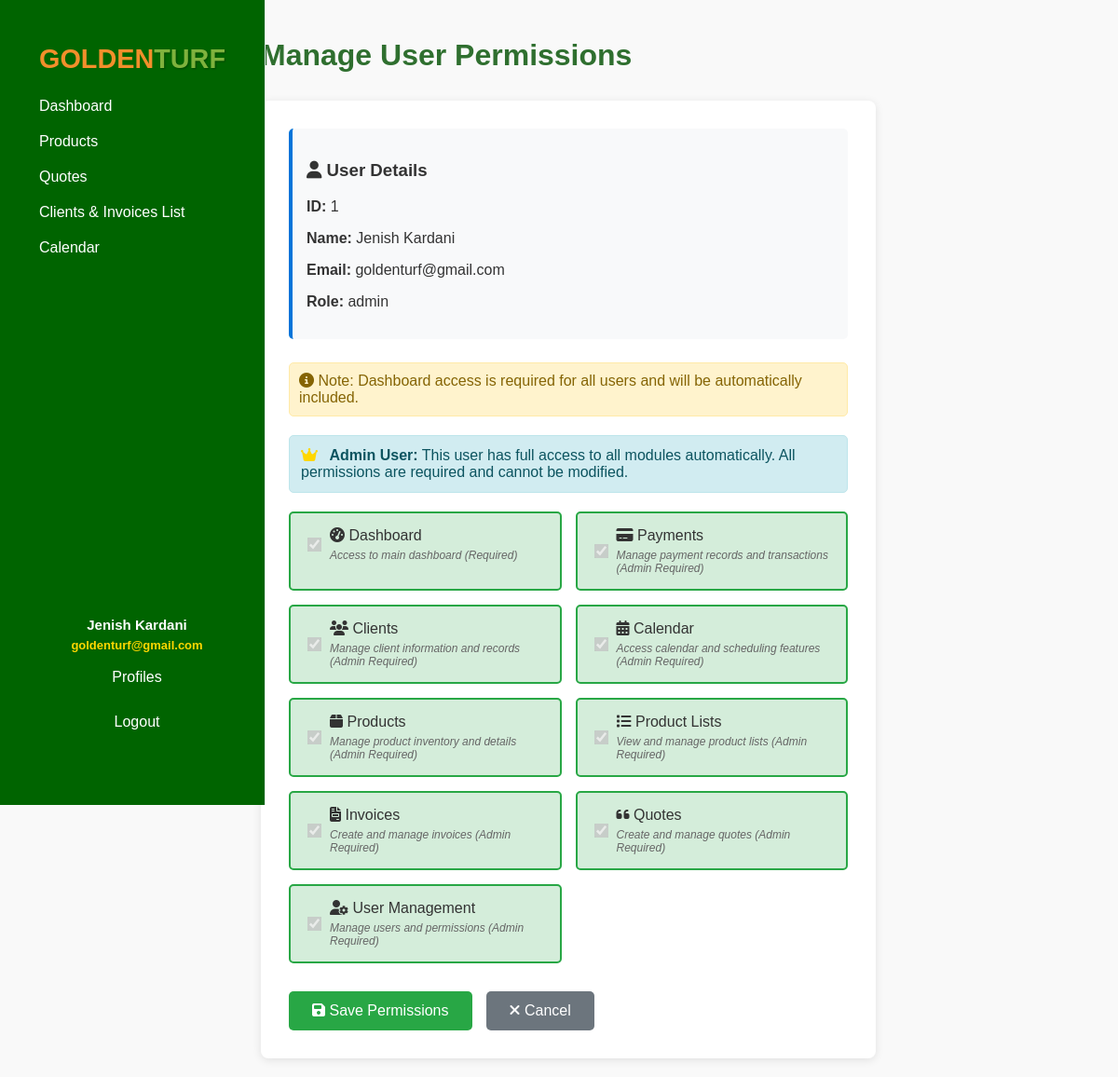
Screenshot of /manage_permissions/1 (signed in) with the database file from the repository.
### tables this page shows
CREATE TABLE "users" (
                id INTEGER PRIMARY KEY AUTOINCREMENT,
                name TEXT NOT NULL,
                email TEXT NOT NULL UNIQUE,
                password_hash BLOB,
                reset_token TEXT,
                token_expiry TEXT,
                role TEXT DEFAULT 'user',
                verification_code TEXT,
                permissions TEXT DEFAULT 'dashboard'
            );

### app.py (the view, shortened to what this page needs)
@app.route('/manage_permissions/<int:user_id>', methods=['GET', 'POST'])
def manage_permissions(user_id):
    if 'user_id' not in session: return redirect(url_for('login'))
    if not has_permission('profiles'): return render_template('access_restricted.html')
    user = db_exec('SELECT id, name, email, role, permissions FROM users WHERE id = ?', (user_id,), 'one')
    if not user: flash('User not found'); return redirect(url_for('profiles'))
    current_permissions = (user[4] or '').split(',') if user[4] else []
    return render_template('manage_permissions.html', user=user, current_permissions=current_permissions)

### templates/manage_permissions.html (shortened to what this page needs)
<!DOCTYPE html>
<html lang="en">
    <head>
        <link rel="stylesheet" href="{{ url_for('static', filename='dashboard.css') }}" />
        <link rel="stylesheet" href="https://cdnjs.cloudflare.com/ajax/libs/font-awesome/6.4.0/css/all.min.css" />
    </head>
    <body>
        <div id="main_content" class="main_content_container">
            <header id="page_header">
                <h1>Manage User Permissions</h1>
            </header>
            <form method="POST" action="{{ url_for('manage_permissions', user_id=user[0]) }}" id="frm_manage_permissions">
                <div class="permission_form">
                    <div class="user_info">
                        <h3><i class="fas fa-user"></i> User Details</h3>
                        <p><strong>ID:</strong> {{ user[0] }}</p>
                        <p><strong>Name:</strong> {{ user[1] }}</p>
                        <p><strong>Email:</strong> {{ user[2] }}</p>
                        <p><strong>Role:</strong> {{ user[3] }}</p>
                    </div>
                    <div class="required_notice">
                        <i class="fas fa-info-circle"></i> Note: Dashboard access is required for all users and will be automatically included.
                    </div>
                    {% if user[3] == 'admin' %}
                    <div style="background: #d1ecf1; border: 1px solid #bee5eb; padding: 12px; border-radius: 5px; margin-bottom: 20px; color: #0c5460;">
                        <i class="fas fa-crown" style="color: #ffd700; margin-right: 8px;"></i>
                        <strong>Admin User:</strong> This user has full access to all modules automatically. All permissions are required and cannot be modified.
                    </div>
                    {% endif %}
                    <div class="permissions_grid" id="permissions_grid">
                        <div class="permission_item active" id="permission_dashboard_item">
                            <label class="permission_label" for="permission_dashboard">
                                <input type="checkbox"
                                       id="permission_dashboard"
                                       name="permission_dashboard"
                                       class="permission_checkbox"
                                       checked
                                       disabled />
                                <span>
                                    <i class="fas fa-tachometer-alt"></i> Dashboard
                                    <div class="permission_description">Access to main dashboard (Required)</div>
                                </span>
                            </label>
                        </div>
                        <div class="permission_item {{ 'active' if user[3] == 'admin' or 'payments' in current_permissions else '' }}" id="permission_payments_item">
                            <label class="permission_label" for="permission_payments">
                                <input type="checkbox"
                                       id="permission_payments"
                                       name="permission_payments"
                                       class="permission_checkbox"
                                       {{ 'checked' if user[3] == 'admin' or 'payments' in current_permissions else '' }}
                                       {{ 'disabled' if user[3] == 'admin' else '' }} />
                                <span>
                                    <i class="fas fa-credit-card"></i> Payments
                                    <div class="permission_description">Manage payment records and transactions {{ '(Admin Required)' if user[3] == 'admin' else '' }}</div>
                                </span>
                            </label>
                        </div>
                        <div class="permission_item {{ 'active' if user[3] == 'admin' or 'clients' in current_permissions else '' }}" id="permission_clients_item">
                            <label class="permission_label" for="permission_clients">
                                <input type="checkbox"
                                       id="permission_clients"
                                       name="permission_clients"
                                       class="permission_checkbox"
                                       {{ 'checked' if user[3] == 'admin' or 'clients' in current_permissions else '' }}
                                       {{ 'disabled' if user[3] == 'admin' else '' }} />
                                <span>
                                    <i class="fas fa-users"></i> Clients
                                    <div class="permission_description">Manage client information and records {{ '(Admin Required)' if user[3] == 'admin' else '' }}</div>
                                </span>
                            </label>
                        </div>
                        <div class="permission_item {{ 'active' if user[3] == 'admin' or 'calendar' in current_permissions else '' }}" id="permission_calendar_item">
                            <label class="permission_label" for="permission_calendar">
                                <input type="checkbox"
                                       id="permission_calendar"
                                       name="permission_calendar"
                                       class="permission_checkbox"
                                       {{ 'checked' if user[3] == 'admin' or 'calendar' in current_permissions else '' }}
                                       {{ 'disabled' if user[3] == 'admin' else '' }} />
                                <span>
                                    <i class="fas fa-calendar-alt"></i> Calendar
                                    <div class="permission_description">Access calendar and scheduling features {{ '(Admin Required)' if user[3] == 'admin' else '' }}</div>
                                </span>
                            </label>
                        </div>
                        <div class="permission_item {{ 'active' if user[3] == 'admin' or 'products' in current_permissions else '' }}" id="permission_products_item">
                            <label class="permission_label" for="permission_products">
                                <input type="checkbox"
                                       id="permission_products"
                                       name="permission_products"
                                       class="permission_checkbox"
                                       {{ 'checked' if user[3] == 'admin' or 'products' in current_permissions else '' }}
                                       {{ 'disabled' if user[3] == 'admin' else '' }} />
                                <span>
                                    <i class="fas fa-box"></i> Products
                                    <div class="permission_description">Manage product inventory and details {{ '(Admin Required)' if user[3] == 'admin' else '' }}</div>
                                </span>
                            </label>
                        </div>
                        <div class="permission_item {{ 'active' if user[3] == 'admin' or 'products_list' in current_permissions else '' }}" id="permission_products_list_item">
                            <label class="permission_label" for="permission_products_list">
                                <input type="checkbox"
                                       id="permission_products_list"
                                       name="permission_products_list"
                                       class="permission_checkbox"
                                       {{ 'checked' if user[3] == 'admin' or 'products_list' in current_permissions else '' }}
                                       {{ 'disabled' if user[3] == 'admin' else '' }} />
                                <span>
                                    <i class="fas fa-list"></i> Product Lists
                                    <div class="permission_description">View and manage product lists {{ '(Admin Required)' if user[3] == 'admin' else '' }}</div>
                                </span>
                            </label>
                        </div>
                        <div class="permission_item {{ 'active' if user[3] == 'admin' or 'invoice' in current_permissions else '' }}" id="permission_invoice_item">
                            <label class="permission_label" for="permission_invoice">
                                <input type="checkbox"
                                       id="permission_invoice"
                                       name="permission_invoice"
                                       class="permission_checkbox"
                                       {{ 'checked' if user[3] == 'admin' or 'invoice' in current_permissions else '' }}
                                       {{ 'disabled' if user[3] == 'admin' else '' }} />
                                <span>
                                    <i class="fas fa-file-invoice"></i> Invoices
                                    <div class="permission_description">Create and manage invoices {{ '(Admin Required)' if user[3] == 'admin' else '' }}</div>
                                </span>
                            </label>
                        </div>
                        <div class="permission_item {{ 'active' if user[3] == 'admin' or 'quotes' in current_permissions else '' }}" id="permission_quotes_item">
                            <label class="permission_label" for="permission_quotes">
                                <input type="checkbox"
                                       id="permission_quotes"
                                       name="permission_quotes"
                                       class="permission_checkbox"
                                       {{ 'checked' if user[3] == 'admin' or 'quotes' in current_permissions else '' }}
                                       {{ 'disabled' if user[3] == 'admin' else '' }} />
                                <span>
                                    <i class="fas fa-quote-left"></i> Quotes
                                    <div class="permission_description">Create and manage quotes {{ '(Admin Required)' if user[3] == 'admin' else '' }}</div>
                                </span>
                            </label>
                        </div>
                        <div class="permission_item {{ 'active' if user[3] == 'admin' or 'profiles' in current_permissions else '' }}" id="permission_profiles_item">
                            <label class="permission_label" for="permission_profiles">
                                <input type="checkbox"
                                       id="permission_profiles"
                                       name="permission_profiles"
                                       class="permission_checkbox"
                                       {{ 'checked' if user[3] == 'admin' or 'profiles' in current_permissions else '' }}
                                       {{ 'disabled' if user[3] == 'admin' else '' }} />
                                <span>
                                    <i class="fas fa-user-cog"></i> User Management
                                    <div class="permission_description">Manage users and permissions {{ '(Admin Required)' if user[3] == 'admin' else '' }}</div>
                                </span>
                            </label>
                        </div>
                    </div>
                    <div class="action_buttons">
                        <button type="submit" class="btn_save" id="btn_save_permissions">
                            <i class="fas fa-save"></i> Save Permissions
                        </button>
                        <a href="{{ url_for('profiles') }}" class="btn_cancel" id="btn_cancel">
                            <i class="fas fa-times"></i> Cancel
                        </a>
                    </div>
                </div>
            </form>
        </div>
        {% include '_sidebar.html' %}
    </body>
</html>

### templates/_sidebar.html (shortened to what this page needs)
<div class="sidebar" style="border-right: 1px solid #e2e8f0; min-width: 220px; max-width: 220px; background: #006400; color: white; height: 100vh; position: fixed;">
    <div style="text-align:center;padding:15px 5px;">
        <div class="sidebar-logo" style="font-weight: 700; font-size: 1.8rem; font-family: 'Eastman Grotesque', Arial, sans-serif;">
            <span style="color: #F28F2B;">GOLDEN</span><span style="color: #7FB23D; text-shadow: 1px 1px 2px rgba(0,0,0,0.3);">TURF</span>
        </div>
    </div>
    <nav class="navbar">
        <a href="{{ url_for('dashboard') }}" style="color: white; font-size: 16px; text-decoration: none; display: block; padding: 10px;">Dashboard</a>
        <div class="nav-dropdown">
            <a href="#" class="dropbtn" style="color: white; font-size: 16px; text-decoration: none; display: block; padding: 10px;">Products</a>
        </div>
        <a href="{{ url_for('quotes') }}" style="color: white; font-size: 16px; text-decoration: none; display: block; padding: 10px;">Quotes</a>
        <a href="{{ url_for('payments') }}" style="color: white; font-size: 16px; text-decoration: none; display: block; padding: 10px;">Clients &amp; Invoices List</a>
        <a href="{{ url_for('calendar') }}" style="color: white; font-size: 16px; text-decoration: none; display: block; padding: 10px;">Calendar</a>
        <div style="position: absolute; bottom: 70px; left: 5px; width: 100%; text-align: center;">
            <div style="color: #fff; font-weight: 600; margin-bottom: 6px;">
                <span style="font-size: 15px;">{{ session.get('user_name', 'Unknown') }}</span>
                {% if session.get('user_email') %}
                <br><span style="font-size: 13px; color: #ffd700;">{{ session.get('user_email') }}</span>
                {% endif %}
            </div>
            <a href="{{ url_for('profiles') }}" style="color: white; font-size: 16px; text-decoration: none; display: block; padding: 10px; margin-bottom: 10px;">Profiles</a>
            <a href="{{ url_for('logout') }}" style="color: white; font-size: 16px; text-decoration: none; display: block; padding: 10px;">Logout</a>
        </div>
    </nav>
</div>

### rows the page displays
users: id "1", name "Jenish Kardani", email "goldenturf@gmail.com", role "admin", role "(Admin Required)", get "Jenish Kardani", get "goldenturf@gmail.com"
